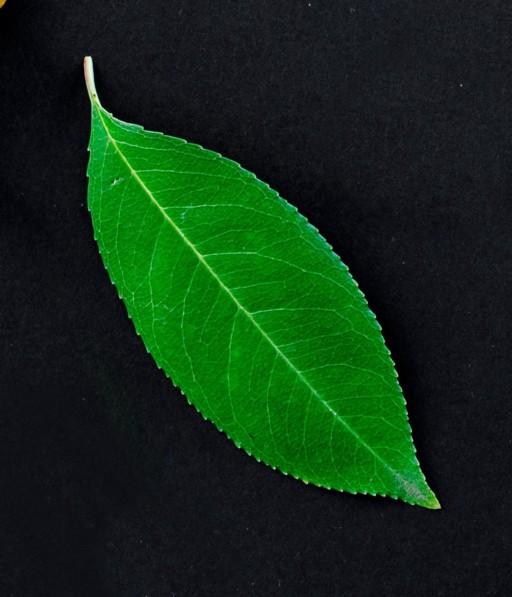
#> input picture images/leaf.jpeg, 512 x 597 px, found by its file name
$ python 'leaf contour.py'
#> lines starting #> are read from the running program, lines starting #| are printed output that depends on the picture; after the words box and inside, x2 and y2 are one past the last pixel; in counts of white or black regions, pixels touching at a corner belong together
# -*- coding: utf-8 -*-

# Оконтуривание зеленого листочка
"""
Статья:
https://towardsdatascience.com/object-detection-via-color-based-image-segmentation-using-python-e9b7c72f0e11
"""

import cv2
import numpy as np


def view_image(image):
    """Функция вывода изображения"""
    cv2.namedWindow('test', cv2.WINDOW_NORMAL)
    cv2.imshow('test', image)
    cv2.waitKey(0)
    cv2.destroyAllWindows()


def find_greatest_contour(contours):
    the_largest_area = 0
    the_largest_contour_index = -1
    i = 0
    total_contours = len(contours)
    while i < total_contours:
        area = cv2.contourArea(contours[i])
        if area > the_largest_area:
            the_largest_area = area
            the_largest_contour_index = i
        i += 1

    return the_largest_area, the_largest_contour_index


"""
# Получение зеленого цвета HSV
green = np.uint8([[[0, 255, 0]]])
green_hsv = cv2.cvtColor(green, cv2.COLOR_BGR2HSV)
print(green_hsv)
"""


# 1. Конвертация изображения в HSV (Hue - тон, Saturation - насыщенность, Value - значение
image = cv2.imread('images/leaf.jpeg')
#> image is the input picture: shape (597, 512, 3); mean B, G, R 21.9, 45.5, 16.2
hsv_img = cv2.cvtColor(image, cv2.COLOR_BGR2HSV)
#> hsv_img: shape (597, 512, 3); mean H, S, V 100.3, 114.3, 49.2
view_image(hsv_img)     # Вывод


# 2. Наложение маски для унификации цвета
green_low = np.array([45, 100, 50])
green_high = np.array([75, 255, 255])
curr_mask = cv2.inRange(hsv_img, green_low, green_high)
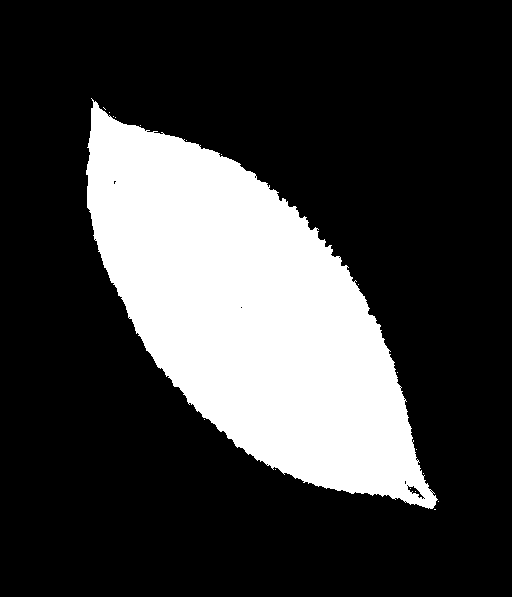
#> curr_mask: shape (597, 512); 24% white; 18 white regions (17 under 20 px), largest, box (x1, y1, x2, y2) and area: (86, 98, 438, 509) 73414
hsv_img[curr_mask > 0] = ([75, 255, 200])
#> hsv_img: shape (597, 512, 3); mean H, S, V 103.7, 118.1, 67
view_image(hsv_img)     # Вывод


# 3. Преобразование HSV-изображения к оттенкам серого
RGB_again = cv2.cvtColor(hsv_img, cv2.COLOR_HSV2RGB)
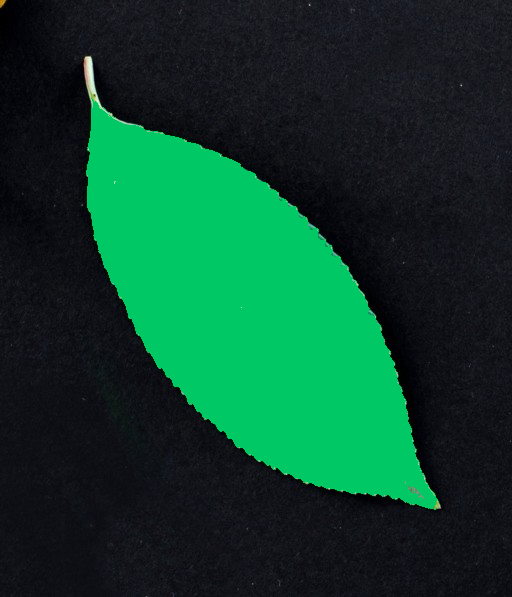
#> RGB_again: shape (597, 512, 3); mean R, G, B 13.4, 62.7, 42.6
gray = cv2.cvtColor(RGB_again, cv2.COLOR_RGB2GRAY)
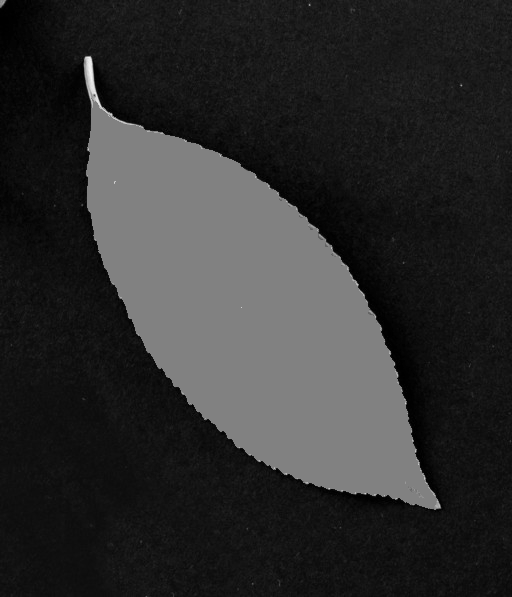
#> gray: shape (597, 512); min 0, max 244, mean 45.5
view_image(gray)     # Вывод


# 4. Пороговое изображение, последний этап
ret, threshold = cv2.threshold(gray, 90, 255, 0)
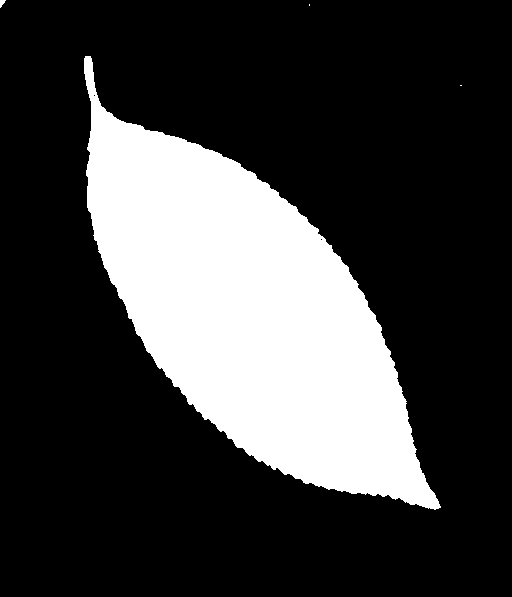
#> threshold: shape (597, 512); 24.4% white; 4 white regions (2 under 20 px)
view_image(threshold)   # Вывод


# 5. Конечное оконтуривание
contours, hierarchy = cv2.findContours(threshold, cv2.RETR_TREE, cv2.CHAIN_APPROX_SIMPLE)
#> contours = 6 contours, 5 with area under 20; largest, box (x1, y1, x2, y2) and area: (84, 56, 441, 510) 73934
cv2.drawContours(image, contours, -1, (0, 0, 255), 3)
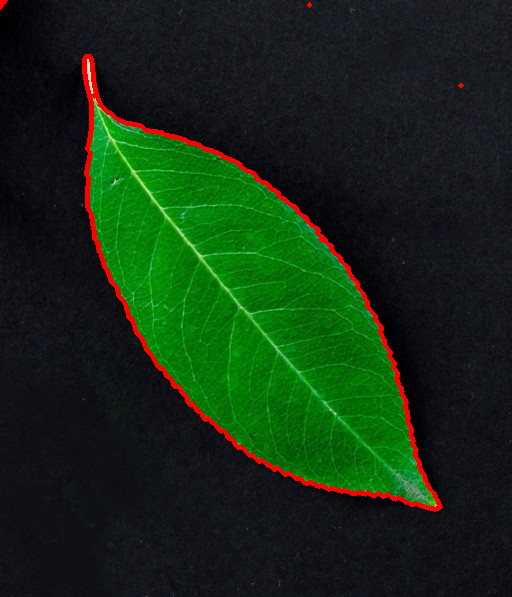
#> image: shape (597, 512, 3); 2.01% of pixels changed, all inside (x1, y1, x2, y2) = (0, 0, 464, 512)
view_image(image)


# [12 lines of commented-out code are left out]
